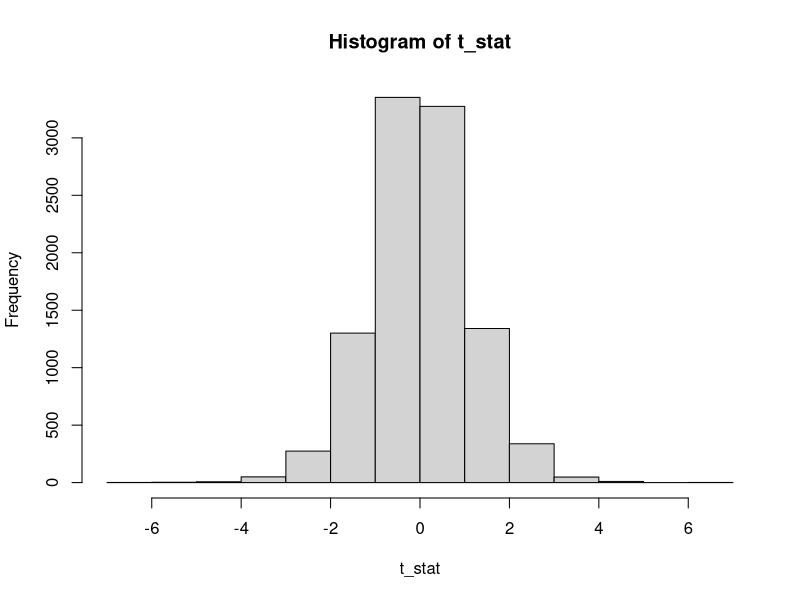
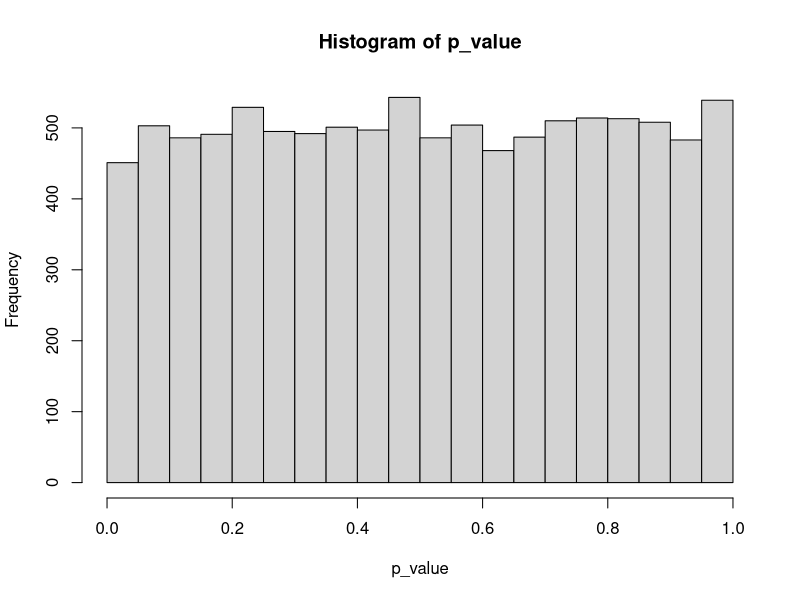
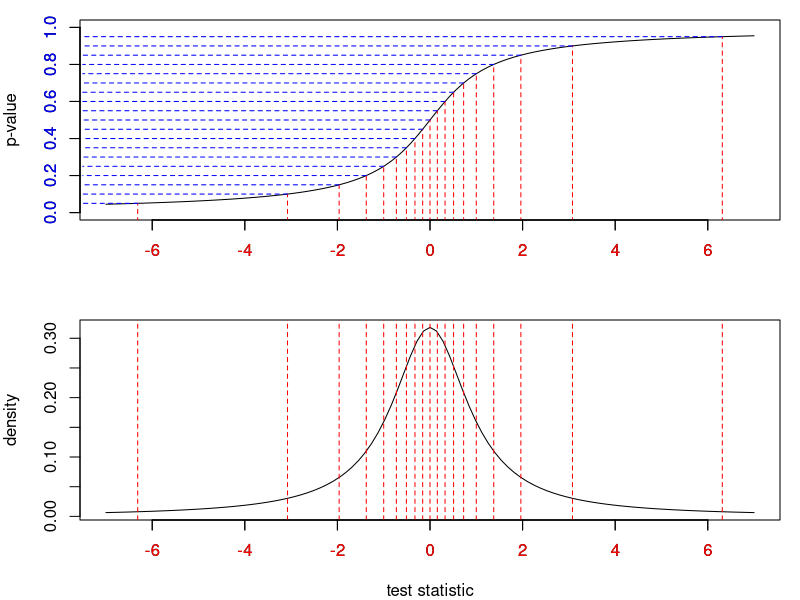

R code for these plots, in order:
## ---- chunk 1
#| indent: "   "
n <- 10000
t_stat <- rt(n, df = 10)
hist(t_stat)
## ---- chunk 2
#| indent: "   "
p_value <- pt(t_stat, df = 10)
hist(p_value)
## ---- chunk 3
#| code-fold: true
#| classes: preview-image
#| label: fig-quantile-plot

par(mfrow = c(2, 1), mar = c(4, 4, 1, 1))

# t-distribution with df = 1

curve(pt(x, df = 1), xlab = "", ylab = "p-value", ylim = c(0,1), xlim = c(-7, 7))
y_values <- seq(0.05, 0.95, by = 0.05)
x_values <- qt(y_values, df = 1)
segments(x_values, rep(-0.5, length(x_values)), x_values, y_values, col = "red", lty = 2)
segments(x_values, y_values, rep(-7.5, length(y_values)), y_values, col = "blue", lty = 2)
axis(side = 1, col.axis = "red")
axis(side = 2, col.axis = "blue")

curve(dt(x, df = 1), xlab = "test statistic", ylab = "density", xlim = c(-7, 7))
abline(v = x_values, col = "red", lty = 2)
axis(side = 1, col.axis = "red")
